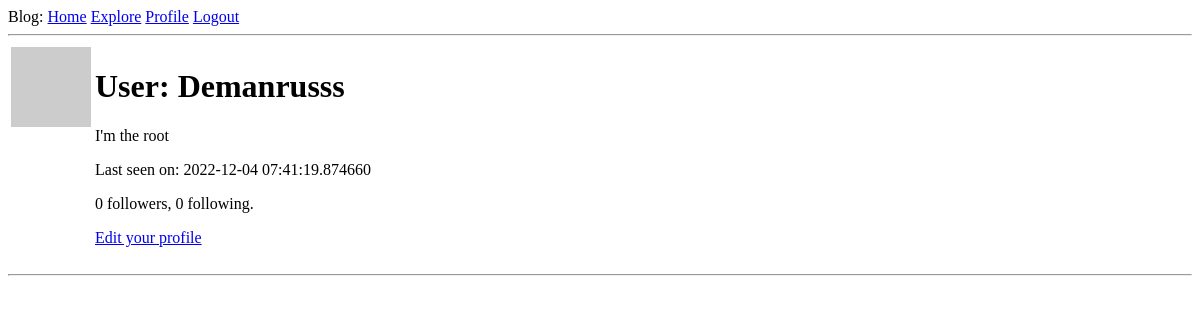
The app's page /user/Demanrusss (signed in), older data.
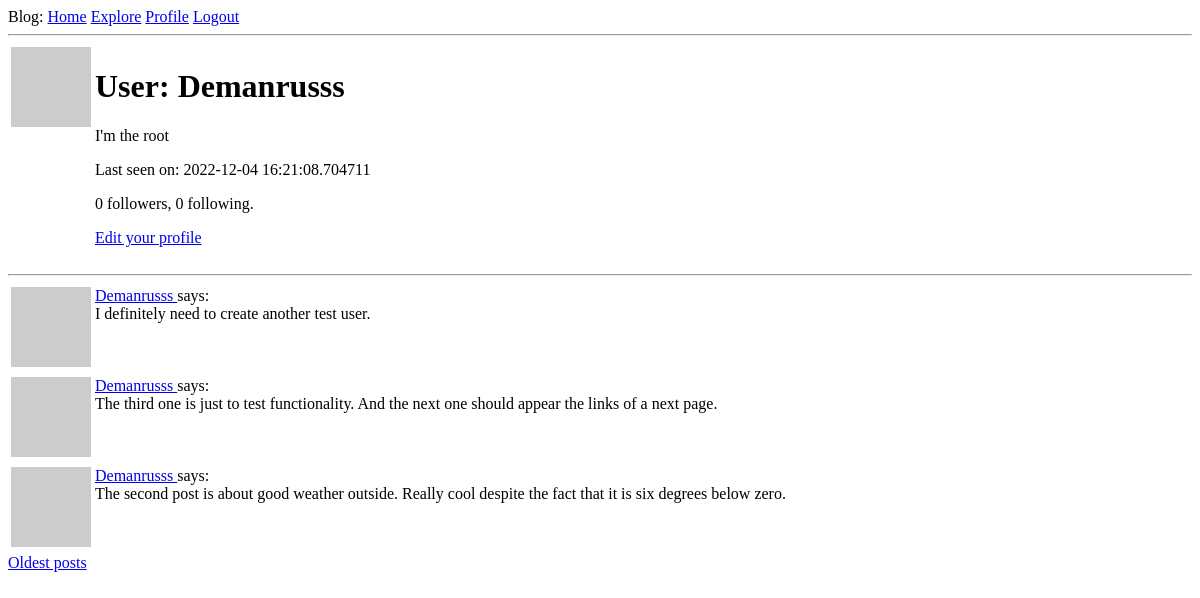
The same page, newer data.
### app/models.py (models this page shows, shortened)
class User(UserMixin, db.Model):
    id = db.Column(db.Integer, primary_key = True)
    username = db.Column(db.String(64), index = True, unique = True)
    email = db.Column(db.String(120), index = True, unique = True)
    password_hash = db.Column(db.String(128))
    posts = db.relationship('Post', backref = 'author', lazy = 'dynamic')
    about_me = db.Column(db.String(140))
    last_seen = db.Column(db.DateTime, default = datetime.utcnow)
    followed = db.relationship('User',
                               secondary = followers,
                               primaryjoin = (followers.c.follower_id == id),
                               secondaryjoin = (followers.c.followed_id == id),
                               backref = db.backref('followers', lazy = 'dynamic'),
                               lazy = 'dynamic')
    def avatar(self, size):
        digest = md5(self.email.lower().encode('utf-8')).hexdigest()
        return 'https://www.gravatar.com/avatar/{}?d=robohash&s={}'.format(digest, size)

class Post(db.Model):
    id = db.Column(db.Integer, primary_key = True)
    body = db.Column(db.String(140))
    timestamp = db.Column(db.DateTime, index = True, default = datetime.utcnow)
    user_id = db.Column(db.Integer, db.ForeignKey('user.id'))

### app/routes.py (the view)
@app.route('/user/<username>')
@login_required
def user(username):
    user = User.query.filter_by(username = username).first_or_404()
    page = request.args.get('page', 1, type = int)
    posts = user.posts.order_by(Post.timestamp.desc())\
        .paginate(page = page, per_page = app.config['POSTS_PER_PAGE'], error_out = False)
    next_page = url_for('user', username = user.username, page = posts.next_num) \
        if posts.has_next else None
    prev_page = url_for('user', username = user.username, page = posts.prev_num) \
        if posts.has_prev else None
    return render_template('user.html', user = user, posts = posts.items,
                           next_page = next_page, prev_page = prev_page)

### app/models.py (called while the page is built)
@login.user_loader
def load_user(id):
    return User.query.get(int(id))

### app/routes.py (called while the page is built)
@app.before_request
def before_request():
    if current_user.is_authenticated:
        current_user.last_seen = datetime.utcnow()
        db.session.commit()

### app/templates/user.html (shortened to what this page needs)
{% extends "_layout.html" %}
{% block content %}
    <table>
        <tr valign="top">
            <td><img src="{{ user.avatar(128) }}"></td>
            <td>
                <h1>User: {{ user.username }}</h1>
                {% if user.about_me %}
                <p>{{ user.about_me }}</p>
                {% endif %}
                {% if user.last_seen %}
                <p>Last seen on: {{ user.last_seen }}</p>
                {% endif %}
                <p>
                    {{ user.followers.count() }} followers, {{ user.followed.count() }} following.
                </p>
                {% if user == current_user %}
                <p>
                    <a href="{{ url_for('edit_profile') }}">Edit your profile</a>
                </p>
                {% elif not current_user.is_following(user) %}
                <p>
                    <a href="{{ url_for('follow', username = user.suername) }}">Follow</a>
                </p>
                {% else %}
                <p>
                    <a href="{{ url_for('unfollow', username = user.username) }}">Unfollow</a>
                </p>
                {% endif %}
            </td>
        </tr>
    </table>
    <hr>
    {% for post in posts %}
        {% include '_post.html' %}
    {% endfor %}
    {% if next_page %}
    <a href="{{ next_page }}">Oldest posts</a>
    {% endif %}
{% endblock %}

### app/templates/_post.html
<table>
    <tr valign="top">
        <td><img src="{{ post.author.avatar(32) }}"></td>
        <td>
            <a href="{{ url_for('user', username = post.author.username) }}">
                {{ post.author.username }}
            </a>
             says:<br>{{ post.body }}
        </td>
    </tr>
</table>

Row changes from the older to the newer data that the page shows:
changed User "Demanrusss": last_seen "2022-12-04 07:41:19.874660" → "2022-12-04 16:21:08.704711"
added Post: author.username "Demanrusss", body "I definitely need to create another test user."
added Post: author.username "Demanrusss", body "The third one is just to test functionality. And the next one should appear the links of a next page."
added Post: author.username "Demanrusss", body "The second post is about good weather outside. Really cool despite the fact that it is six degrees below zero."
Text that changed along with them:
text now shown: "Oldest posts"
